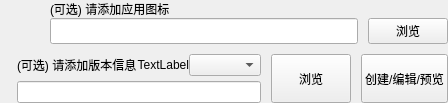
            <widget class="QWidget" name="wdg_option" native="true">
             <property name="sizePolicy">
              <sizepolicy hsizetype="Expanding" vsizetype="Expanding">
               <horstretch>0</horstretch>
               <verstretch>40</verstretch>
              </sizepolicy>
             </property>
             <property name="wdg_group" stdset="0">
              <string>area_widget</string>
             </property>
             <layout class="QVBoxLayout" name="verticalLayout_18">
              <property name="spacing">
               <number>10</number>
              </property>
              <property name="leftMargin">
               <number>0</number>
              </property>
              <property name="topMargin">
               <number>0</number>
              </property>
              <property name="rightMargin">
               <number>0</number>
              </property>
              <property name="bottomMargin">
               <number>0</number>
              </property>
              <item>
               <widget class="QWidget" name="wdg_output_exe_icon" native="true">
                <property name="sizePolicy">
                 <sizepolicy hsizetype="Expanding" vsizetype="Expanding">
                  <horstretch>0</horstretch>
                  <verstretch>0</verstretch>
                 </sizepolicy>
                </property>
                <layout class="QHBoxLayout" name="horizontalLayout_16">
                 <property name="spacing">
                  <number>10</number>
                 </property>
                 <property name="leftMargin">
                  <number>0</number>
                 </property>
                 <property name="topMargin">
                  <number>0</number>
                 </property>
                 <property name="rightMargin">
                  <number>0</number>
                 </property>
                 <property name="bottomMargin">
                  <number>0</number>
                 </property>
                 <item>
                  <widget class="QLabel" name="lb_output_exe_icon_icon">
                   <property name="sizePolicy">
                    <sizepolicy hsizetype="Expanding" vsizetype="Expanding">
                     <horstretch>10</horstretch>
                     <verstretch>0</verstretch>
                    </sizepolicy>
                   </property>
                   <property name="text">
                    <string/>
                   </property>
                  </widget>
                 </item>
                 <item>
                  <widget class="QWidget" name="widget_17" native="true">
                   <property name="sizePolicy">
                    <sizepolicy hsizetype="Expanding" vsizetype="Expanding">
                     <horstretch>100</horstretch>
                     <verstretch>0</verstretch>
                    </sizepolicy>
                   </property>
                   <layout class="QVBoxLayout" name="verticalLayout_9">
                    <property name="spacing">
                     <number>0</number>
                    </property>
                    <property name="leftMargin">
                     <number>0</number>
                    </property>
                    <property name="topMargin">
                     <number>0</number>
                    </property>
                    <property name="rightMargin">
                     <number>0</number>
                    </property>
                    <property name="bottomMargin">
                     <number>0</number>
                    </property>
                    <item>
                     <widget class="QLabel" name="lb_output_exe_icon">
                      <property name="sizePolicy">
                       <sizepolicy hsizetype="Expanding" vsizetype="Expanding">
                        <horstretch>0</horstretch>
                        <verstretch>0</verstretch>
                       </sizepolicy>
                      </property>
                      <property name="text">
                       <string>(可选) 请添加应用图标</string>
                      </property>
                     </widget>
                    </item>
                    <item>
                     <widget class="QWidget" name="widget_49" native="true">
                      <property name="sizePolicy">
                       <sizepolicy hsizetype="Expanding" vsizetype="Expanding">
                        <horstretch>0</horstretch>
                        <verstretch>0</verstretch>
                       </sizepolicy>
                      </property>
                      <layout class="QHBoxLayout" name="horizontalLayout_41">
                       <property name="spacing">
                        <number>10</number>
                       </property>
                       <property name="leftMargin">
                        <number>0</number>
                       </property>
                       <property name="topMargin">
                        <number>0</number>
                       </property>
                       <property name="rightMargin">
                        <number>0</number>
                       </property>
                       <property name="bottomMargin">
                        <number>0</number>
                       </property>
                       <item>
                        <widget class="QLineEdit" name="le_output_exe_icon">
                         <property name="sizePolicy">
                          <sizepolicy hsizetype="Expanding" vsizetype="Expanding">
                           <horstretch>100</horstretch>
                           <verstretch>0</verstretch>
                          </sizepolicy>
                         </property>
                        </widget>
                       </item>
                       <item>
                        <widget class="QPushButton" name="pb_output_exe_icon_browser">
                         <property name="sizePolicy">
                          <sizepolicy hsizetype="Expanding" vsizetype="Expanding">
                           <horstretch>10</horstretch>
                           <verstretch>0</verstretch>
                          </sizepolicy>
                         </property>
                         <property name="cursor">
                          <cursorShape>PointingHandCursor</cursorShape>
                         </property>
                         <property name="text">
                          <string>浏览</string>
                         </property>
                        </widget>
                       </item>
                      </layout>
                     </widget>
                    </item>
                   </layout>
                  </widget>
                 </item>
                </layout>
               </widget>
              </item>
              <item>
               <widget class="QWidget" name="wdg_output_exe_version" native="true">
                <property name="sizePolicy">
                 <sizepolicy hsizetype="Expanding" vsizetype="Expanding">
                  <horstretch>0</horstretch>
                  <verstretch>0</verstretch>
                 </sizepolicy>
                </property>
                <layout class="QHBoxLayout" name="horizontalLayout_17">
                 <property name="spacing">
                  <number>10</number>
                 </property>
                 <property name="leftMargin">
                  <number>0</number>
                 </property>
                 <property name="topMargin">
                  <number>0</number>
                 </property>
                 <property name="rightMargin">
                  <number>0</number>
                 </property>
                 <property name="bottomMargin">
                  <number>0</number>
                 </property>
                 <item>
                  <widget class="QLabel" name="lb_output_exe_version_icon">
                   <property name="sizePolicy">
                    <sizepolicy hsizetype="Expanding" vsizetype="Expanding">
                     <horstretch>10</horstretch>
                     <verstretch>0</verstretch>
                    </sizepolicy>
                   </property>
                   <property name="text">
                    <string/>
                   </property>
                  </widget>
                 </item>
                 <item>
                  <widget class="QWidget" name="widget_19" native="true">
                   <property name="sizePolicy">
                    <sizepolicy hsizetype="Expanding" vsizetype="Expanding">
                     <horstretch>100</horstretch>
                     <verstretch>0</verstretch>
                    </sizepolicy>
                   </property>
                   <layout class="QVBoxLayout" name="verticalLayout_10">
                    <property name="spacing">
                     <number>0</number>
                    </property>
                    <property name="leftMargin">
                     <number>0</number>
                    </property>
                    <property name="topMargin">
                     <number>0</number>
                    </property>
                    <property name="rightMargin">
                     <number>0</number>
                    </property>
                    <property name="bottomMargin">
                     <number>0</number>
                    </property>
                    <item>
                     <widget class="QWidget" name="widget_46" native="true">
                      <property name="sizePolicy">
                       <sizepolicy hsizetype="Expanding" vsizetype="Expanding">
                        <horstretch>0</horstretch>
                        <verstretch>0</verstretch>
                       </sizepolicy>
                      </property>
                      <layout class="QHBoxLayout" name="horizontalLayout_39">
                       <property name="spacing">
                        <number>0</number>
                       </property>
                       <property name="leftMargin">
                        <number>0</number>
                       </property>
                       <property name="topMargin">
                        <number>0</number>
                       </property>
                       <property name="rightMargin">
                        <number>0</number>
                       </property>
                       <property name="bottomMargin">
                        <number>5</number>
                       </property>
                       <item>
                        <widget class="QLabel" name="lb_output_exe_version">
                         <property name="sizePolicy">
                          <sizepolicy hsizetype="Expanding" vsizetype="Expanding">
                           <horstretch>100</horstretch>
                           <verstretch>0</verstretch>
                          </sizepolicy>
                         </property>
                         <property name="text">
                          <string>(可选) 请添加版本信息</string>
                         </property>
                        </widget>
                       </item>
                       <item>
                        <widget class="QLabel" name="lb_auto_add_version">
                         <property name="sizePolicy">
                          <sizepolicy hsizetype="Expanding" vsizetype="Expanding">
                           <horstretch>30</horstretch>
                           <verstretch>0</verstretch>
                          </sizepolicy>
                         </property>
                         <property name="text">
                          <string>TextLabel</string>
                         </property>
                         <property name="alignment">
                          <set>Qt::AlignRight|Qt::AlignTrailing|Qt::AlignVCenter</set>
                         </property>
                        </widget>
                       </item>
                       <item>
                        <widget class="QComboBox" name="cbb_auto_add_version">
                         <property name="sizePolicy">
                          <sizepolicy hsizetype="Expanding" vsizetype="Expanding">
                           <horstretch>50</horstretch>
                           <verstretch>0</verstretch>
                          </sizepolicy>
                         </property>
                        </widget>
                       </item>
                      </layout>
                     </widget>
                    </item>
                    <item>
                     <widget class="QWidget" name="widget_50" native="true">
                      <property name="sizePolicy">
                       <sizepolicy hsizetype="Expanding" vsizetype="Expanding">
                        <horstretch>0</horstretch>
                        <verstretch>0</verstretch>
                       </sizepolicy>
                      </property>
                      <layout class="QHBoxLayout" name="horizontalLayout_42">
                       <property name="spacing">
                        <number>0</number>
                       </property>
                       <property name="leftMargin">
                        <number>0</number>
                       </property>
                       <property name="topMargin">
                        <number>0</number>
                       </property>
                       <property name="rightMargin">
                        <number>0</number>
                       </property>
                       <property name="bottomMargin">
                        <number>0</number>
                       </property>
                       <item>
                        <widget class="QLineEdit" name="le_output_exe_version">
                         <property name="sizePolicy">
                          <sizepolicy hsizetype="Expanding" vsizetype="Expanding">
                           <horstretch>100</horstretch>
                           <verstretch>0</verstretch>
                          </sizepolicy>
                         </property>
                        </widget>
                       </item>
                      </layout>
                     </widget>
                    </item>
                   </layout>
                  </widget>
                 </item>
                 <item>
                  <widget class="QPushButton" name="pb_output_exe_version_browser">
                   <property name="sizePolicy">
                    <sizepolicy hsizetype="Expanding" vsizetype="Expanding">
                     <horstretch>10</horstretch>
                     <verstretch>0</verstretch>
                    </sizepolicy>
                   </property>
                   <property name="cursor">
                    <cursorShape>PointingHandCursor</cursorShape>
                   </property>
                   <property name="text">
                    <string>浏览</string>
                   </property>
                  </widget>
                 </item>
                 <item>
                  <widget class="QPushButton" name="pb_output_exe_version_edit">
                   <property name="sizePolicy">
                    <sizepolicy hsizetype="Expanding" vsizetype="Expanding">
                     <horstretch>20</horstretch>
                     <verstretch>0</verstretch>
                    </sizepolicy>
                   </property>
                   <property name="cursor">
                    <cursorShape>PointingHandCursor</cursorShape>
                   </property>
                   <property name="text">
                    <string>创建/编辑/预览</string>
                   </property>
                  </widget>
                 </item>
                </layout>
               </widget>
              </item>
             </layout>
            </widget>
